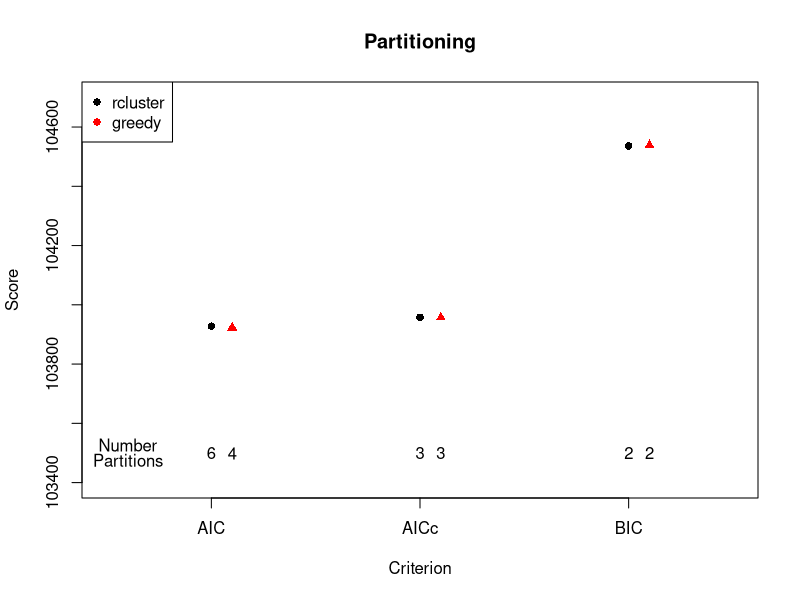
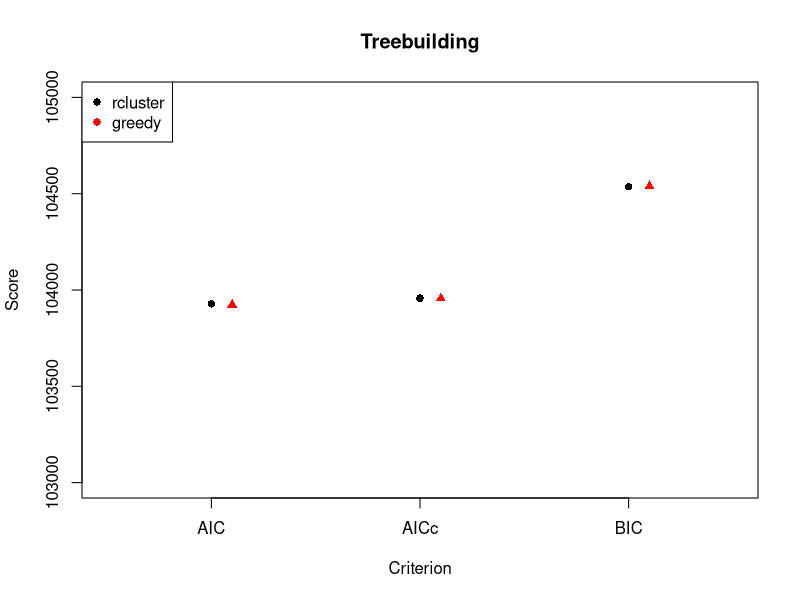
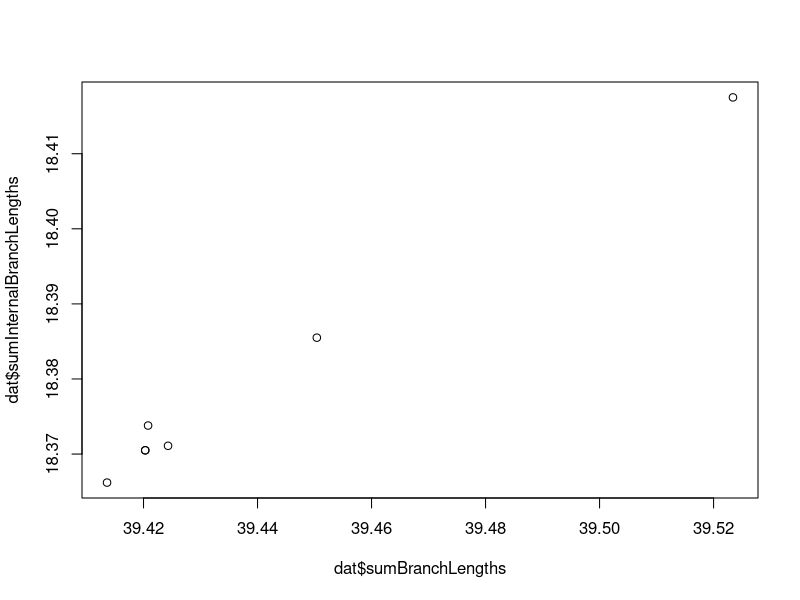
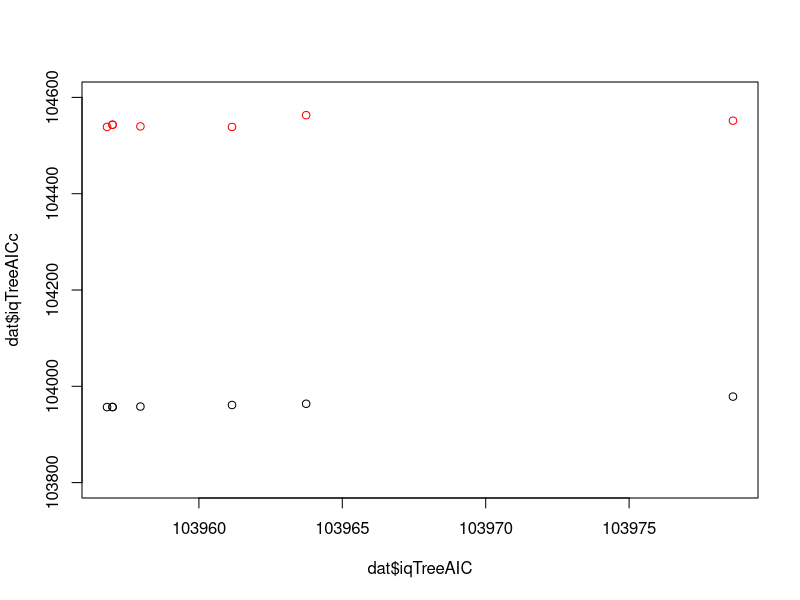
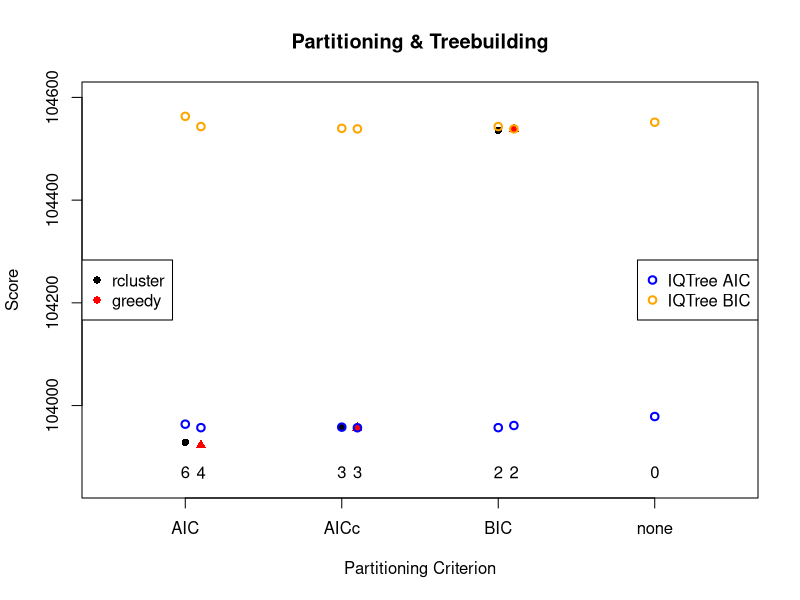
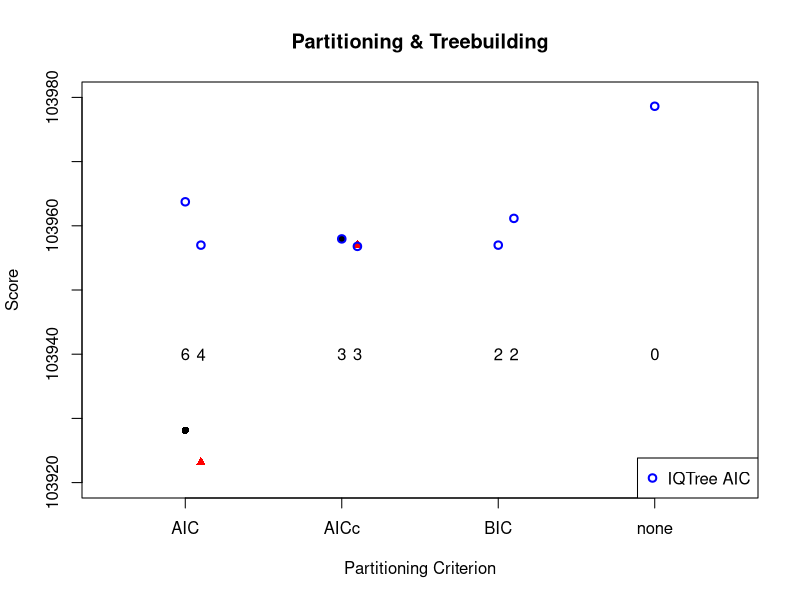
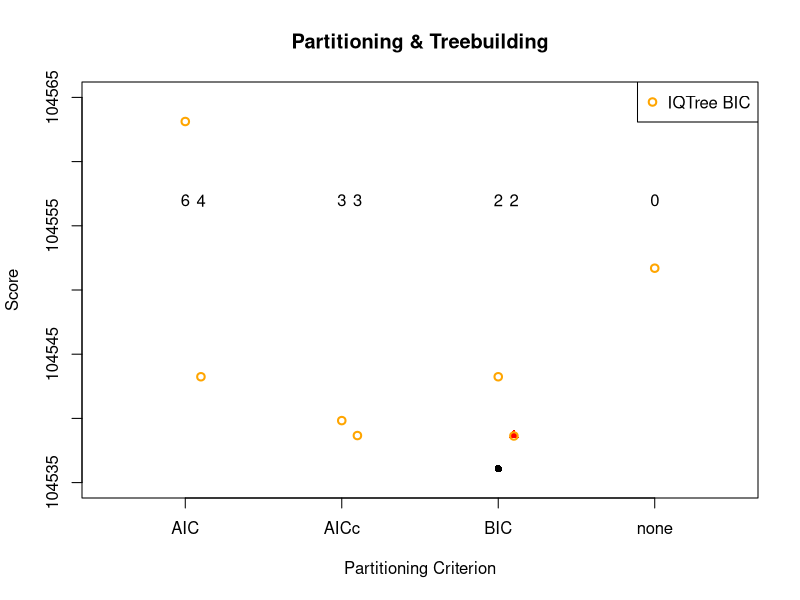
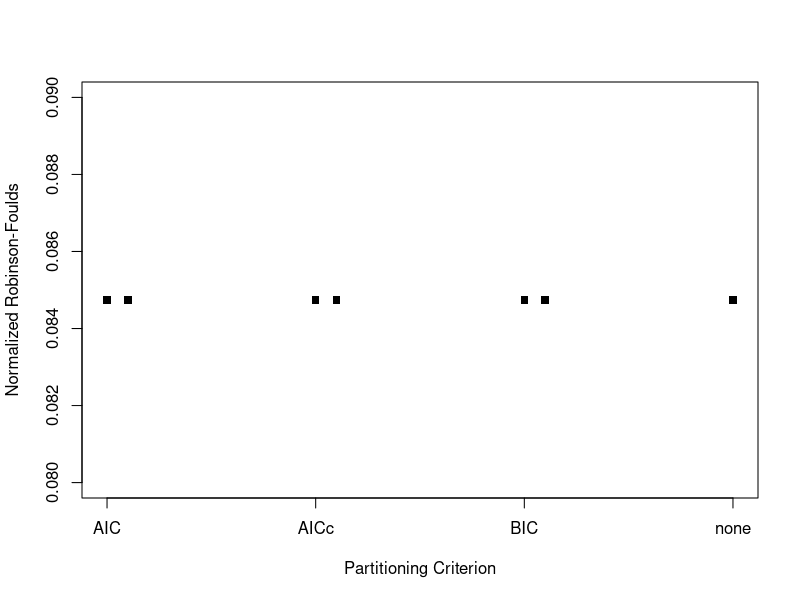

The R script that drew these images, in order:
setwd("~/Documents/UNIL/PartitioningMethods_SimulationProject/FunctioningPipeline/AnalysisResults")

# dat <- readLines("prelimResults.txt")

dat <- read.csv("prelim_lopho_N10.csv", na.strings="-")

## LOWER IC IS BETTER!

plot(1:3, c(dat$AIC[3], dat$AICc[2], dat$BIC[1]), xlim=c(0.5,3.5), ylim=c(103400,104700), pch=16, xlab="Criterion", ylab="Score", xaxt="n", main="Partitioning")
axis(side=1, at=1:3, labels=c("AIC", "AICc", "BIC"))
points(1.1:3.1, c(dat$AIC[4], dat$AICc[6], dat$BIC[5]), pch=17, col="red")
legend("topleft", c("rcluster", "greedy"), col=c("black", "red"), pch=16)

text(0.6, 103525, "Number")
text(0.6, 103475, "Partitions")
text(x=c(1,1.1,2,2.1,3,3.1), y=rep(103500,6), labels=c(dat$numParts[3:4], dat$numParts[2], dat$numParts[6], dat$numParts[1], dat$numParts[5]))



plot(1:3, c(dat$AIC[3], dat$AICc[2], dat$BIC[1]), xlim=c(0.5,3.5), ylim=c(103000,105000), pch=16, xlab="Criterion", ylab="Score", xaxt="n", main="Treebuilding")
axis(side=1, at=1:3, labels=c("AIC", "AICc", "BIC"))
points(1.1:3.1, c(dat$AIC[4], dat$AICc[6], dat$BIC[5]), pch=17, col="red")
legend("topleft", c("rcluster", "greedy"), col=c("black", "red"), pch=16)


plot(dat$sumBranchLengths, dat$sumInternalBranchLengths)
plot(dat$iqTreeAIC, dat$iqTreeAICc, ylim=c(103800,104600))
points(dat$iqTreeAIC, dat$iqTreeBIC, col="red")





plot(1:3, c(dat$AIC[3], dat$AICc[2], dat$BIC[1]), xlim=c(0.5,4.5), ylim=c(103850,104600), pch=16, xlab="Partitioning Criterion", ylab="Score", xaxt="n", main="Partitioning & Treebuilding")
axis(side=1, at=1:4, labels=c("AIC", "AICc", "BIC", "none"))
points(1.1:3.1, c(dat$AIC[4], dat$AICc[6], dat$BIC[5]), pch=17, col="red")
points(c(1,1.1,2,2.1,3,3.1,4), c(dat$iqTreeAIC[3], dat$iqTreeAIC[4], dat$iqTreeAIC[2], dat$iqTreeAIC[6], dat$iqTreeAIC[1], dat$iqTreeAIC[5], dat$iqTreeAIC[7]), col="blue", lwd=2)
##points(c(1,1.1,2,2.1,3,3.1,4), c(dat$iqTreeAICc[3], dat$iqTreeAICc[4], dat$iqTreeAICc[2], dat$iqTreeAICc[6], dat$iqTreeAICc[1], dat$iqTreeAICc[5], dat$iqTreeAICc[7]), col="green3", lwd=2)
points(c(1,1.1,2,2.1,3,3.1,4), c(dat$iqTreeBIC[3], dat$iqTreeBIC[4], dat$iqTreeBIC[2], dat$iqTreeBIC[6], dat$iqTreeBIC[1], dat$iqTreeBIC[5], dat$iqTreeBIC[7]), col="orange", lwd=2)
legend("left", c("rcluster", "greedy"), col=c("black", "red"), pch=16)
legend("right", c("IQTree AIC", "IQTree BIC"), col=c("blue", "orange"), pch=1, pt.lwd=2)

text(x=c(1,1.1,2,2.1,3,3.1,4), y=rep(103870,6), labels=c(dat$numParts[3:4], dat$numParts[2], dat$numParts[6], dat$numParts[1], dat$numParts[5], 0))





plot(1:3, c(dat$AIC[3], dat$AICc[2], dat$BIC[1]), xlim=c(0.5,4.5), ylim=c(103920,103980), pch=16, xlab="Partitioning Criterion", ylab="Score", xaxt="n", main="Partitioning & Treebuilding")
axis(side=1, at=1:4, labels=c("AIC", "AICc", "BIC", "none"))
points(1.1:3.1, c(dat$AIC[4], dat$AICc[6], dat$BIC[5]), pch=17, col="red")
points(c(1,1.1,2,2.1,3,3.1,4), c(dat$iqTreeAIC[3], dat$iqTreeAIC[4], dat$iqTreeAIC[2], dat$iqTreeAIC[6], dat$iqTreeAIC[1], dat$iqTreeAIC[5], dat$iqTreeAIC[7]), col="blue", lwd=2)
##points(c(1,1.1,2,2.1,3,3.1,4), c(dat$iqTreeAICc[3], dat$iqTreeAICc[4], dat$iqTreeAICc[2], dat$iqTreeAICc[6], dat$iqTreeAICc[1], dat$iqTreeAICc[5], dat$iqTreeAICc[7]), col="green3", lwd=2)
points(c(1,1.1,2,2.1,3,3.1,4), c(dat$iqTreeBIC[3], dat$iqTreeBIC[4], dat$iqTreeBIC[2], dat$iqTreeBIC[6], dat$iqTreeBIC[1], dat$iqTreeBIC[5], dat$iqTreeBIC[7]), col="orange", lwd=2)
#legend("left", c("rcluster", "greedy"), col=c("black", "red"), pch=16)
legend("bottomright", c("IQTree AIC"), col=c("blue"), pch=1, pt.lwd=2)

text(x=c(1,1.1,2,2.1,3,3.1,4), y=rep(103940,6), labels=c(dat$numParts[3:4], dat$numParts[2], dat$numParts[6], dat$numParts[1], dat$numParts[5], 0))


plot(1:3, c(dat$AIC[3], dat$AICc[2], dat$BIC[1]), xlim=c(0.5,4.5), ylim=c(104535,104565), pch=16, xlab="Partitioning Criterion", ylab="Score", xaxt="n", main="Partitioning & Treebuilding")
axis(side=1, at=1:4, labels=c("AIC", "AICc", "BIC", "none"))
points(1.1:3.1, c(dat$AIC[4], dat$AICc[6], dat$BIC[5]), pch=17, col="red")
points(c(1,1.1,2,2.1,3,3.1,4), c(dat$iqTreeAIC[3], dat$iqTreeAIC[4], dat$iqTreeAIC[2], dat$iqTreeAIC[6], dat$iqTreeAIC[1], dat$iqTreeAIC[5], dat$iqTreeAIC[7]), col="blue", lwd=2)
##points(c(1,1.1,2,2.1,3,3.1,4), c(dat$iqTreeAICc[3], dat$iqTreeAICc[4], dat$iqTreeAICc[2], dat$iqTreeAICc[6], dat$iqTreeAICc[1], dat$iqTreeAICc[5], dat$iqTreeAICc[7]), col="green3", lwd=2)
points(c(1,1.1,2,2.1,3,3.1,4), c(dat$iqTreeBIC[3], dat$iqTreeBIC[4], dat$iqTreeBIC[2], dat$iqTreeBIC[6], dat$iqTreeBIC[1], dat$iqTreeBIC[5], dat$iqTreeBIC[7]), col="orange", lwd=2)
#legend("left", c("rcluster", "greedy"), col=c("black", "red"), pch=16)
legend("topright", c("IQTree BIC"), col=c("orange"), pch=1, pt.lwd=2)

text(x=c(1,1.1,2,2.1,3,3.1,4), y=rep(104557,6), labels=c(dat$numParts[3:4], dat$numParts[2], dat$numParts[6], dat$numParts[1], dat$numParts[5], 0))


plot(c(1:4, 1.1:3.1), rep(0.0847457627118644, 7), xaxt="n", ylim=c(0.08, 0.09), xlab="Partitioning Criterion", ylab="Normalized Robinson-Foulds", pch=15)
axis(side=1, at=1:4, labels=c("AIC", "AICc", "BIC", "none"))






plot(c(1:4, 1.1:3.1), c(498.1729185398443, 498.17346684526217, 498.1721147408412,   498.1721147408412, 498.16853197394056, 498.1586883819632     , 498.1758378443058), xaxt="n", ylim=c(498.14,498.2), xlab="Partitioning Criterion", ylab="Euclidean Distance", pch=15)
axis(side=1, at=1:4, labels=c("AIC", "AICc", "BIC", "none"))
